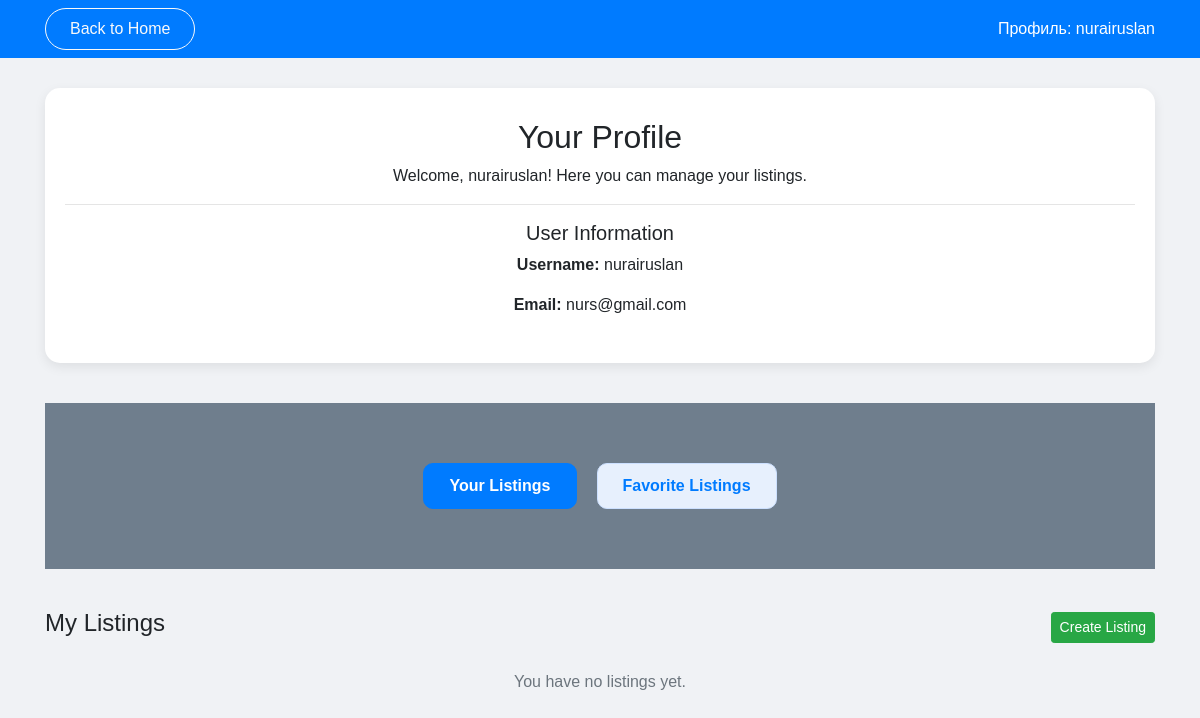
Page /profile/ (signed in) on the earlier database version.
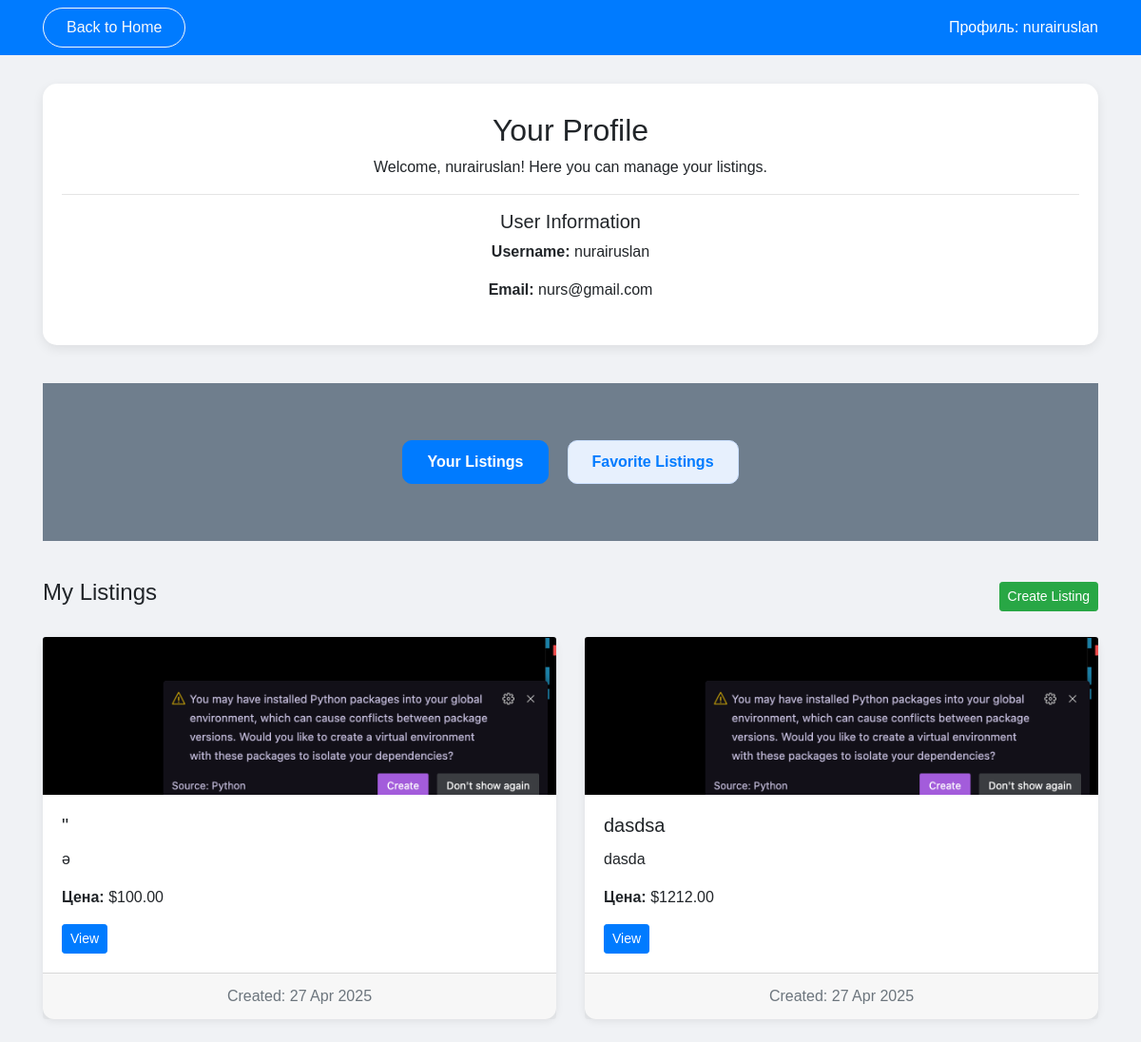
Same page on the later database version.
### myapp/models.py (models this page shows, shortened)
class Ad(models.Model):
    title = models.CharField(max_length=255)
    description = models.TextField()
    price = models.DecimalField(max_digits=10, decimal_places=2)
    created_at = models.DateTimeField(auto_now_add=True)
    author = models.ForeignKey(User, on_delete=models.CASCADE)
    category = models.ForeignKey(Category, on_delete=models.SET_NULL, null=True)
    favorite_users = models.ManyToManyField(User, related_name='favorite_ads', blank=True)
    status = models.ForeignKey('AdStatus', on_delete=models.SET_NULL, null=True, default=None)
    city = models.CharField(max_length=100, blank=True)

class AdImage(models.Model):
    ad = models.ForeignKey(Ad, related_name="images", on_delete=models.CASCADE)  # Связь с объявлением
    image = models.ImageField(upload_to='ads/images/')  # Путь для загрузки изображений
    created_at = models.DateTimeField(auto_now_add=True)

### myapp/views.py (the view)
# urls.py: path('profile/', views.user_profile, name='profile'),
@login_required
def user_profile(request):
    return render(request, 'profile.html', {
        'user_ads': Ad.objects.filter(author=request.user),
        'favorite_ads': Ad.objects.filter(favorite_users=request.user),
        'ad_statuses': AdStatus.objects.all()
    })

### myapp/templates/profile.html (shortened to what this page needs)
{% load static %}
<!DOCTYPE html>
<html lang="ru">
<head>
  <link rel="stylesheet" href="https://stackpath.bootstrapcdn.com/bootstrap/4.5.2/css/bootstrap.min.css">
</head>
<body>
<nav class="navbar navbar-expand-lg navbar-dark">
  <div class="container">
    <a href="{% url 'home' %}" class="btn btn-outline-light rounded-pill px-4 py-2">Back to Home</a>
    <div class="ml-auto">
      <span class="text-white">Профиль: {{ request.user.username }}</span>
    </div>
  </div>
</nav>
<div class="container">
  <div class="profile-header">
    <h2>Your Profile</h2>
    <p>Welcome, {{ request.user.username }}! Here you can manage your listings.</p>
    <hr>
    <h5>User Information</h5>
    <p><strong>Username:</strong> {{ request.user.username }}</p>
    <p><strong>Email:</strong> {{ request.user.email }}</p>
  </div>
  <div class="tabs-wrapper">
    <div class="container d-flex justify-content-center">
      <div class="tabs">
        <div class="tab-item active" onclick="showTab('listings', this)">Your Listings</div>
        <div class="tab-item" onclick="showTab('favorites', this)">Favorite Listings</div>
      </div>
    </div>
  </div>
  <div id="listings" class="content-section">
    <div class="d-flex justify-content-between align-items-center mb-4">
      <h4>My Listings</h4>
      <a href="{% url 'create_ad' %}" class="btn btn-success btn-sm">Create Listing</a>
    </div>
    {% if user_ads %}
      <div class="row">
        {% for ad in user_ads %}
          <div class="col-md-6 mb-4">
            <div class="card-custom h-100">
              <img src="{% if ad.images.all %}{{ ad.images.first.image.url }}{% else %}{% static 'images/default-photo.jpg' %}{% endif %}" class="card-img-top" alt="Объявление">
              <div class="card-body">
                <h5 class="card-title">{{ ad.title }}</h5>
                <p>{{ ad.description|truncatewords:20 }}</p>
                <p><strong>Цена:</strong> ${{ ad.price }}</p>
                <a href="{% url 'ad_detail' ad.id %}" class="btn btn-primary btn-sm">View</a>
              </div>
              <div class="card-footer text-muted text-center">
                Created: {{ ad.created_at|date:"d M Y" }}
              </div>
            </div>
          </div>
        {% endfor %}
      </div>
    {% else %}
      <p class="text-center text-muted">You have no listings yet.</p>
    {% endif %}
  </div>
</div>
</body>
</html>

Differences in the rows shown:
added Ad: images.first.image (picture), title "\"", description "ә", price "100.00", created_at "27 Apr 2025"
added Ad: images.first.image (picture), title "dasdsa", description "dasda", price "1212.00", created_at "27 Apr 2025"
Other differences:
text no longer shown: "You have no listings yet."
